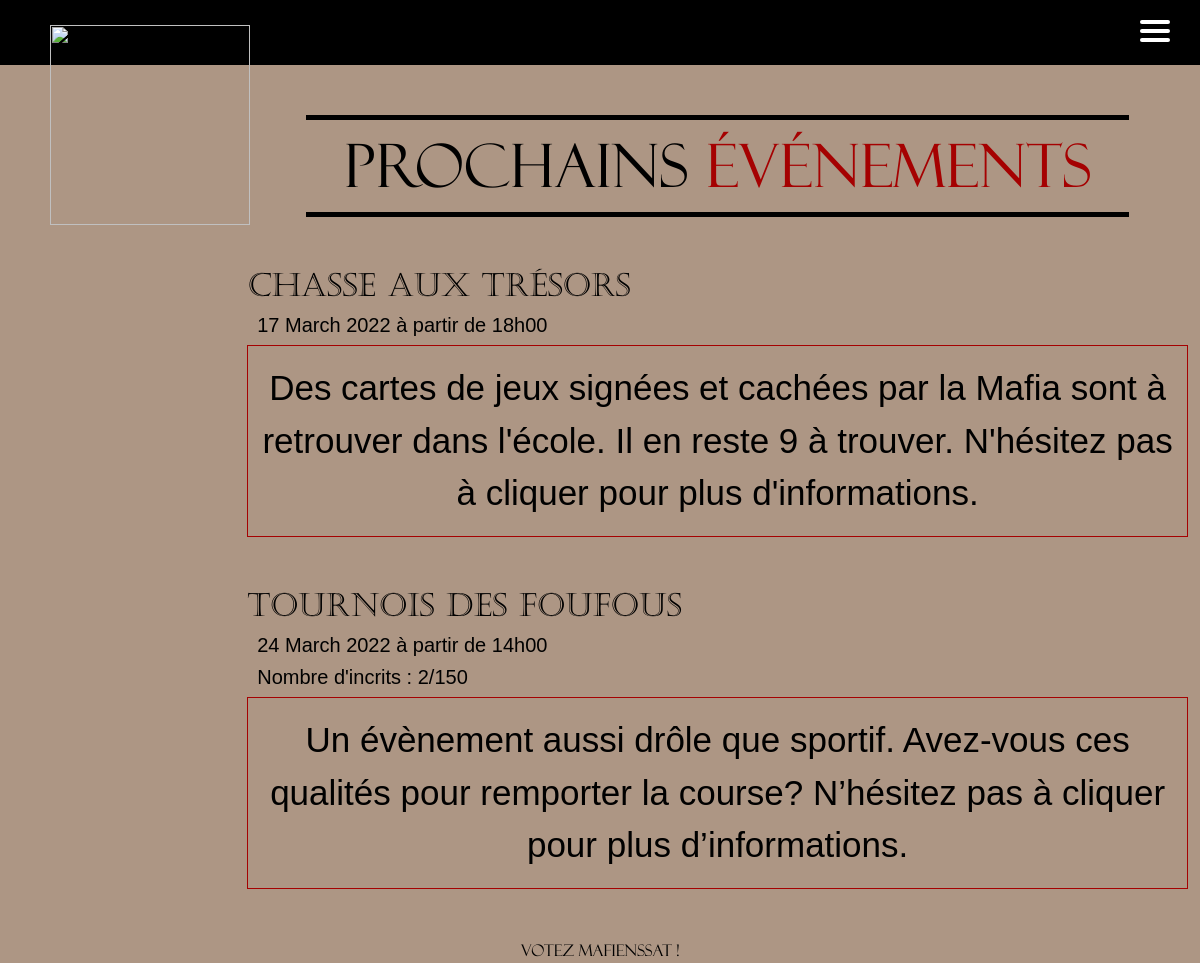
The page /event/ on the database as committed earlier.
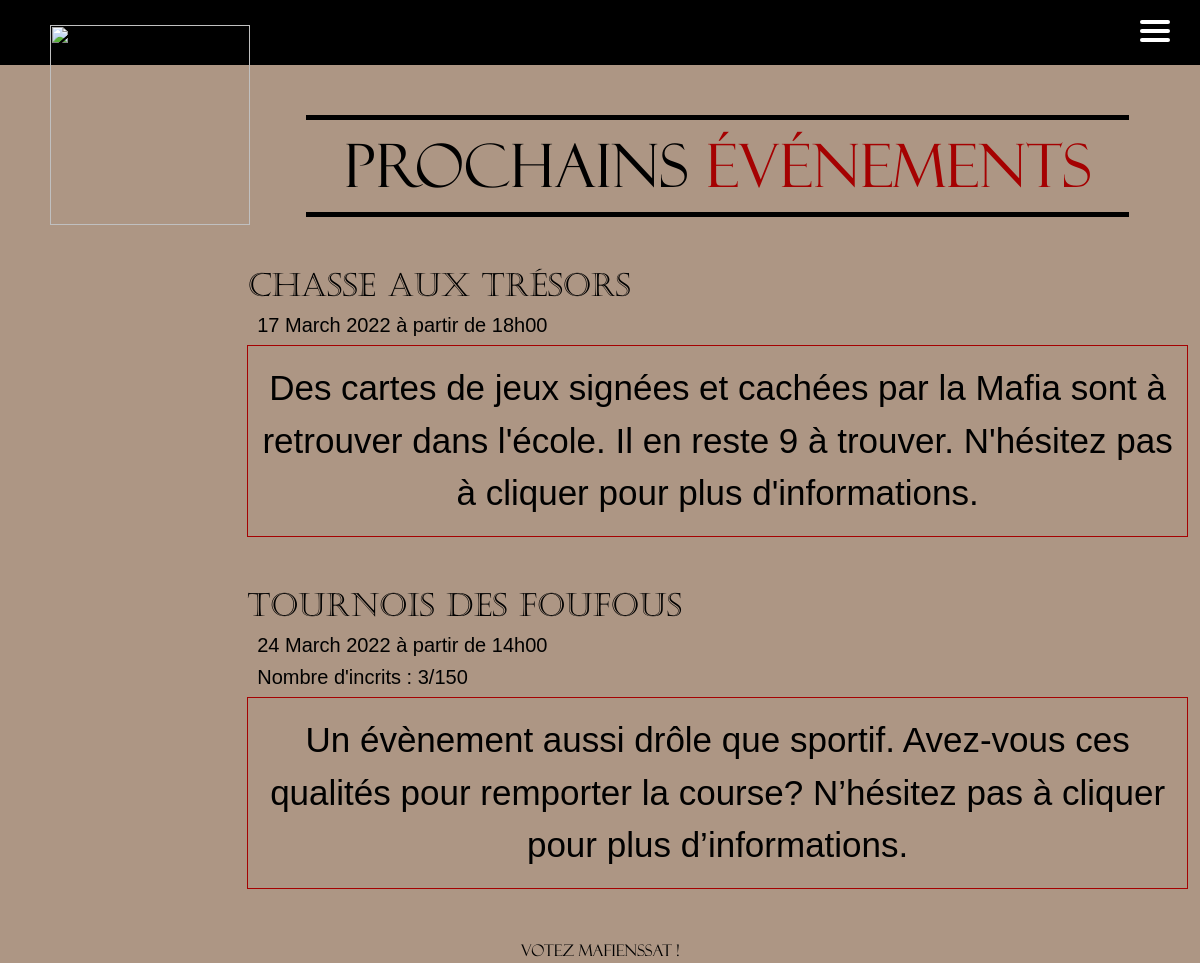
The same page on the database as committed later.
### main_app/models.py (models this page shows)
class Event(models.Model):
    id = models.AutoField(primary_key=True, unique=True)
    event_name = models.CharField(max_length=256, unique=True)
    event_description = models.CharField(max_length=1024)
    TYPE = (
        ('A', 'Annonce'),
        ('B', 'Prévention'),
        ('C', 'Ker\'mess'),
        ('D', 'Soirée'),
        ('E', '12 Travaux du Klax')
    )
    event_type = models.CharField(max_length=1, choices=TYPE, blank=True, help_text='Which type of event')
    event_date = models.DateTimeField(help_text='YYYY-MM-DD HH:MM:SS')
    attendees_number = models.IntegerField(default=0)
    max_attendees = models.IntegerField(null=True)
    associated_bet = models.BooleanField(default=False)
    associated_html = models.BooleanField(default=False)
    visible = models.BooleanField(default=False)
    closed_event = models.BooleanField(default=False)

### main_app/views.py (the view)
# urls.py: path("event/", views.event, name="event"),
def event(request):
    events = Event.objects.all()
    try:
        user = User.objects.get(pk=request.user.id)
    except User.DoesNotExist:
        user = None
    try:
        registered_event = EventsRegistration.objects.filter(user_id_id=request.user.id)
    except EventsRegistration.DoesNotExist:
        registered_event = None
    if registered_event is not None:
        reg_event_id = []
        for e in registered_event:
            reg_event_id.append(e.event_id.id)
        if reg_event_id:
            events = Event.objects.exclude(id__in=reg_event_id).order_by("-event_date")
            registered_event = Event.objects.filter(id__in=reg_event_id).order_by("-event_date")
    else:
        messages.error(request, "Erreur lors de l'envoie de la requête")
        events = Event.objects.all().order_by('-event_date')
    return render(request, 'events/event.html', {'events': events, 'user': user, 'registered': registered_event})

### templates/events/event.html (shortened to what this page needs)
{% extends 'main.html' %}
{% block content %}
{% load static %}
{% include 'nav.html' %}
<div class="container-fluid" id="event_page_id">
    <img class="logo_loco" width="350px" height="350px" src="{% static 'img/logodeloco.png' %}">
    {% if not registered %}
        <div id="next-event">
            <h1>Prochains <span>événements</span></h1>
        </div>
    {% endif %}
    {% for event in events %}
        {% if event.visible %}
            <div id="next-event-object">
                <div class="row">
                    <div class="col">
                        <div class="name_date">
                            <h2 id="name">{{event.event_name}}</h2>
                            <h3 id="date">{{event.event_date | date:"d"}} {{event.event_date | date:"F"}} {{event.event_date | date:"o"}} à partir de {{event.event_date | date:"H"}}h{{event.event_date | date:"i"}}</h3>
                        </div>
                        <div>
                            {% if event.max_attendees != 0 %}
                                <h4 id="h4_available">Nombre d'incrits : {{event.attendees_number}}/{{event.max_attendees}}</h4>
                            {% endif %}
                        </div>
                    </div>
                    <div class="col button_event">
                    </div>
                </div>
                <div id="description_event">
                    <p>{{event.event_description}}</p>
                </div>
            </div>
        {% endif %}
    {% endfor %}
<div id="vote_mafienssat_event">
    <p style="text-align:center; margin:0; color:black">Votez Mafienssat !</p>
</div>
</div>
{% endblock %}

Rows that differ between the two databases and show on the page:
changed Event "Tournois des foufous": attendees_number "2" → "3"
